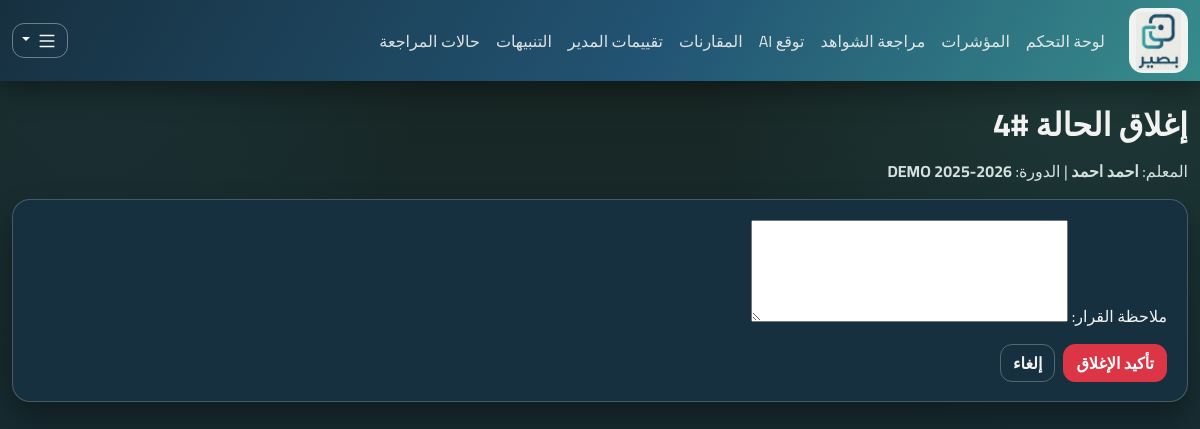
The app's page /cases/4/close/ (signed in) with its own data.
### apps/flags_cases/models.py (models this page shows)
class Case(models.Model):
    class Status(models.TextChoices):
        OPEN = "OPEN", "Open"
        IN_REVIEW = "IN_REVIEW", "In Review"
        CLOSED = "CLOSED", "Closed"
    teacher = models.ForeignKey("teachers.Teacher", on_delete=models.CASCADE, related_name="cases")
    cycle = models.ForeignKey("cycles.EvaluationCycle", on_delete=models.CASCADE, related_name="cases")
    status = models.CharField(max_length=16, choices=Status.choices, default=Status.OPEN)
    opened_by = models.ForeignKey("accounts.User", on_delete=models.PROTECT, related_name="cases_opened")
    decision_note = models.TextField(blank=True, default="")
    closed_by = models.ForeignKey(
        "accounts.User", null=True, blank=True, on_delete=models.PROTECT, related_name="cases_closed"
    )
    closed_at = models.DateTimeField(null=True, blank=True)
    opened_at = models.DateTimeField(auto_now_add=True)
    class Meta:
        indexes = [models.Index(fields=["status", "opened_at"])]

### apps/teachers/models.py (models this page shows)
class Teacher(models.Model):
    user = models.OneToOneField("accounts.User", on_delete=models.CASCADE, related_name="teacher_profile")
    school = models.ForeignKey("schools.School", on_delete=models.PROTECT, related_name="teachers")
    employee_id = models.CharField(max_length=50, unique=True)
    is_active = models.BooleanField(default=True)
    created_at = models.DateTimeField(auto_now_add=True)
    class Meta:
        indexes = [models.Index(fields=["school", "employee_id"])]
    def __str__(self) -> str:
        return self.user.get_full_name() or self.user.username

### apps/accounts/models.py (models this page shows)
class User(AbstractUser):
    class Role(models.TextChoices):
        TEACHER = "TEACHER", "Teacher"
        LEADER = "LEADER", "Leader"
        ADMIN = "ADMIN", "Admin"
    role = models.CharField(max_length=16, choices=Role.choices, default=Role.TEACHER)
    school = models.ForeignKey("schools.School", null=True, blank=True, on_delete=models.SET_NULL)
    class Meta:
        indexes = [models.Index(fields=["role", "school"])]

### apps/cycles/models.py (models this page shows, shortened)
class EvaluationCycle(models.Model):
    school = models.ForeignKey("schools.School", on_delete=models.CASCADE, related_name="cycles")
    name = models.CharField(max_length=100)
    start_date = models.DateField()
    end_date = models.DateField()
    is_active = models.BooleanField(default=True)
    created_at = models.DateTimeField(auto_now_add=True)
    class Meta:
        constraints = [
            models.UniqueConstraint(fields=["school", "name"], name="uq_cycle_school_name"),
            models.CheckConstraint(check=models.Q(end_date__gte=models.F("start_date")), name="ck_cycle_dates_order"),
        ]
        indexes = [models.Index(fields=["school", "is_active"])]

### apps/ui/views.py (the view)
# urls.py: path("cases/<int:case_id>/close/", views.case_close_page, name="case-close"),
@login_required
def case_close_page(request: HttpRequest, case_id: int) -> HttpResponse:
    if not _require_roles(request.user, [User.Role.LEADER, User.Role.ADMIN]):
        messages.error(request, "إغلاق الحالات متاح فقط للقادة أو المديرين.")
        return redirect("ui:dashboard")
    case = get_object_or_404(_by_role_queryset(request.user, Case), id=case_id)
    if case.status == Case.Status.CLOSED:
        messages.info(request, "الحالة مغلقة بالفعل.")
        return redirect("ui:cases")
    if request.method == "POST":
        form = CaseCloseForm(request.POST, instance=case)
        if form.is_valid():
            before = {"status": case.status, "decision_note": case.decision_note}
            updated = form.save(commit=False)
            updated.status = Case.Status.CLOSED
            updated.closed_by = request.user
            updated.closed_at = timezone.now()
            updated.save(update_fields=["decision_note", "status", "closed_by", "closed_at"])
            log_audit(
                actor=request.user,
                action="case.closed",
                entity_type="Case",
                entity_id=str(updated.id),
                before=before,
                after={"status": updated.status, "decision_note": updated.decision_note},
            )
            messages.success(request, "تم إغلاق الحالة بنجاح.")
            return redirect("ui:cases")
    else:
        form = CaseCloseForm(instance=case)
    return render(request, "ui/case_close.html", {"case": case, "form": form})

### apps/ui/forms.py (shortened to what this page needs)
class CaseCloseForm(forms.ModelForm):
    class Meta:
        model = Case
        fields = ["decision_note"]
        labels = {
            "decision_note": "ملاحظة القرار",
        }
        widgets = {
            "decision_note": forms.Textarea(attrs={"rows": 4}),
        }

### apps/ui/views.py (called while the page is built)
def _by_role_queryset(user: User, model, teacher_lookup: str = "teacher"):
    qs = model.objects.all()
    if user.role == User.Role.ADMIN:
        return qs
    if user.role == User.Role.LEADER:
        return qs.filter(**{f"{teacher_lookup}__school": user.school})
    return qs.filter(**{f"{teacher_lookup}__user": user})

def _require_roles(user: User, allowed: list[str]) -> bool:
    return user.is_authenticated and user.role in allowed

### apps/ui/templates/ui/case_close.html (shortened to what this page needs)
{% extends "ui/base.html" %}
{% block content %}
<h2 class="mb-3">إغلاق الحالة #{{ case.id }}</h2>
<p class="text-muted">المعلم: <strong>{{ case.teacher }}</strong> | الدورة: <strong>{{ case.cycle.name }}</strong></p>
<div class="card">
  <div class="card-body">
    <form method="post">
      {{ form.as_p }}
      <div class="d-flex gap-2">
        <button class="btn btn-danger" type="submit">تأكيد الإغلاق</button>
        <a class="btn btn-outline-secondary" href="{% url 'ui:cases' %}">إلغاء</a>
      </div>
    </form>
  </div>
</div>
{% endblock %}

### apps/ui/templates/ui/base.html (style rules this page uses)
:root { --brand-primary: #225473; --brand-deep: #173040; --brand-accent: #378C8C; --accent-warm: #FFEDD4; --accent-cool: #D4FBFF; --bg-main: #182621; --text-main: #F2F2F0; --text-muted: #D6E1DF; --surface: #173040; --surface-soft: #225473; --line: rgba(242, 242, 240, 0.22); --shadow: 0 16px 30px rgba(0, 0, 0, 0.34); }
body { font-family: "Cairo", sans-serif; color: var(--text-main); background: radial-gradient(circle at 92% 8%, rgba(55, 140, 140, 0.16), transparent 30%), radial-gradient(circle at 8% 4%, rgba(34, 84, 115, 0.2), transparent 25%), linear-gradient(180deg, #182621 0%, #173040 100%); min-height: 100vh; }
h1, h2, h3, h4, h5, h6 { font-weight: 700; color: var(--text-main); }
.card { border: 1px solid var(--line); border-radius: 18px; box-shadow: var(--shadow); background: var(--surface); }
.card .card-body { padding: 1.2rem 1.25rem; }
.table td, .table th, .form-label, .navbar-text, p, li { color: var(--text-main); }
.btn { border-radius: 12px; font-weight: 700; box-shadow: none; }
.btn-outline-secondary { border-color: rgba(242, 242, 240, 0.28); color: #F2F2F0; }
.text-muted { color: var(--text-muted) !important; }
a { color: var(--accent-cool); }

### records on screen
Case: id "4", teacher "احمد احمد", cycle.name "DEMO 2025-2026"
